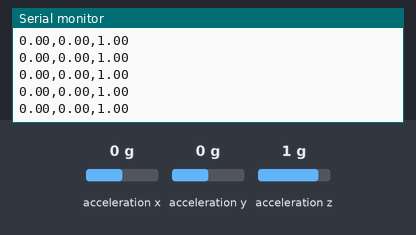
A sketch run on a simulated Arduino Uno, built with avr-gcc and run on an emulated ATmega328P. Shown: the last lines printed to the serial monitor. Inputs (shaded band) come from the test bench; at power-on: acceleration x 0 g, acceleration y 0 g, acceleration z 1 g.

Above: at 1.5 s.
1.6 s: acceleration x set to -1.4 g
At 1.62 s:
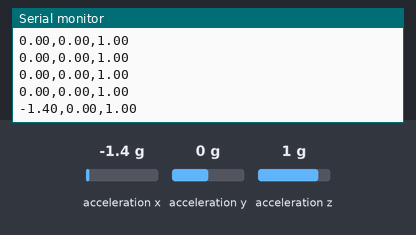
3.1 s: acceleration y set to -1.4 g
At 3.14 s:
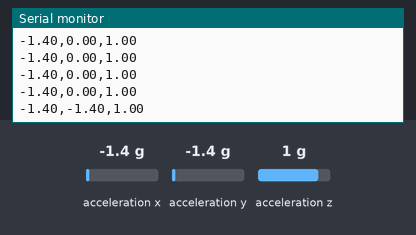
4.6 s: acceleration z set to -1.4 g
At 4.66 s:
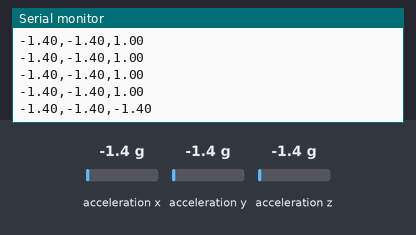

Measured:
- after the input at 1.6 s, the serial monitor: prints a new line at once (image 1)
- after the input at 3.1 s, the serial monitor: prints a new line at once (image 2)
- after the input at 4.6 s, the serial monitor: prints a new line after 0.06 s (image 3)

The sketch:

accelerometer.ino
```cpp
// Sends accelerometer readings as "x,y,z" lines for the Slouch Dimmer extension.
// Sends "CAL" to tell the extension to save your current posture as "good":
//   - every time the board starts (so pressing RESET recalibrates)
//   - when an optional Grove button is pressed
#include <Wire.h>
#include "MMA7660.h"

// Optional: plug a Grove Button into D2 and change this to 2.
// Leave it at -1 if you don't have a button (an unconnected pin gives random presses).
const int BUTTON_PIN = -1;

MMA7660 accelemeter;
int lastButton = LOW;
unsigned long lastPress = 0;

void setup() {
  Serial.begin(9600);
  accelemeter.init();
  if (BUTTON_PIN >= 0) pinMode(BUTTON_PIN, INPUT);

  delay(300);              // let the sensor settle
  Serial.println("CAL");   // RESET button = recalibrate
}

void loop() {
  if (BUTTON_PIN >= 0) {
    int b = digitalRead(BUTTON_PIN);
    if (b == HIGH && lastButton == LOW && millis() - lastPress > 500) {
      lastPress = millis();
      Serial.println("CAL");
    }
    lastButton = b;
  }

  float ax, ay, az;
  accelemeter.getAcceleration(&ax, &ay, &az);

  Serial.print(ax);
  Serial.print(',');
  Serial.print(ay);
  Serial.print(',');
  Serial.println(az);

  delay(100);  // 10 readings per second
}
```
